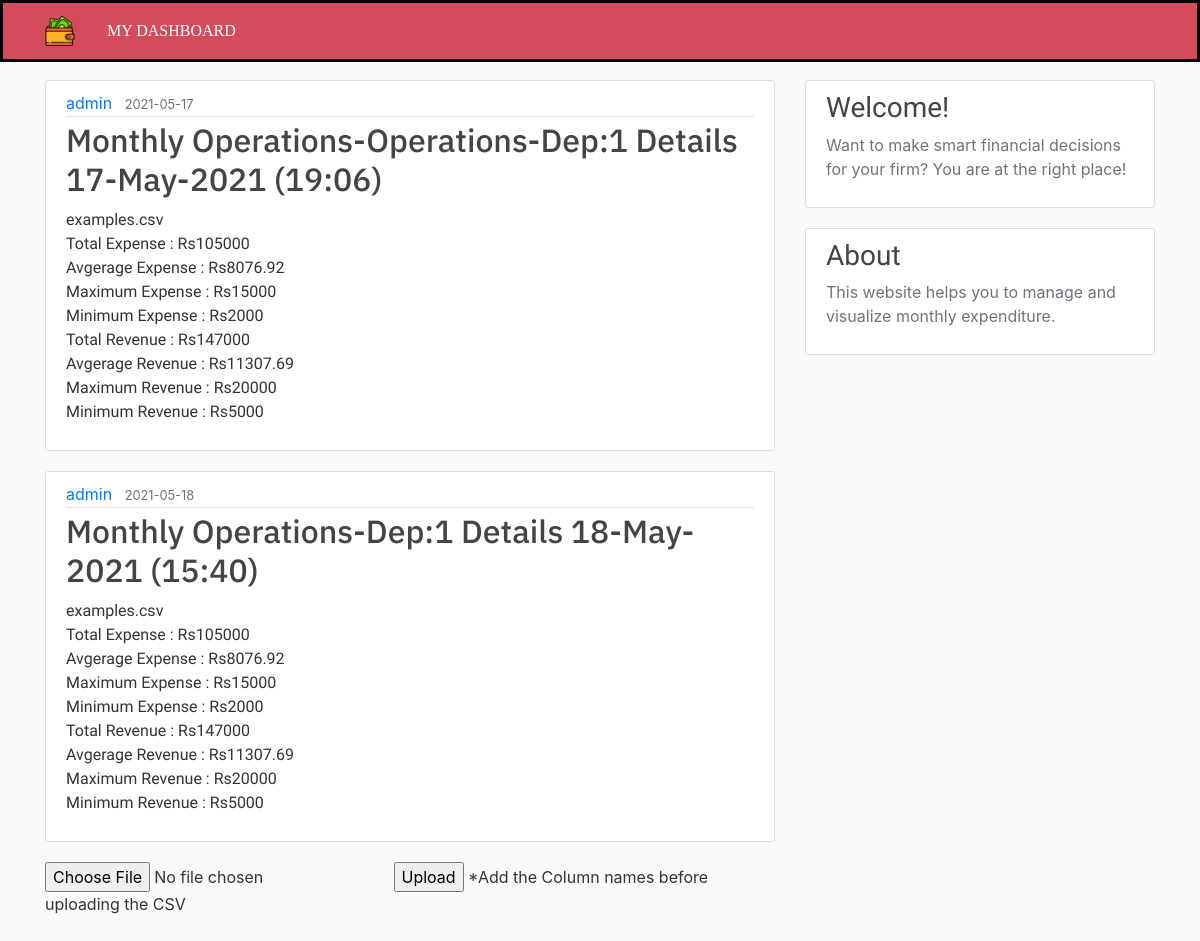
/operations/department-1 (signed in), run on the app's committed database.
### budgetapp/models.py (models this page shows, shortened)
class Post(db.Model):
    id = db.Column(db.Integer, primary_key=True)
    title = db.Column(db.String(100), nullable=False)
    date_posted = db.Column(db.DateTime, nullable=False, default=datetime.utcnow)
    department = db.Column(db.Text, nullable=False)
    dep_num= db.Column(db.String(12), nullable=False) #Sub-department
    content = db.Column(db.Text, nullable=False)
    user_id = db.Column(db.Text, db.ForeignKey('user.id'), nullable=False)

class User(db.Model, UserMixin):
    id = db.Column(db.Integer, primary_key=True, autoincrement=True)
    username = db.Column(db.String(20), unique=True, nullable=False)
    email = db.Column(db.String(120), unique=True, nullable=False)
    department = db.Column(db.String(12), nullable=False)
    dep_num= db.Column(db.String(12), nullable=False)
    password = db.Column(db.String(60), nullable=False)
    posts = db.relationship('Post', backref='author')

### budgetapp/routes.py (the view, shortened to what this page needs)
@app.route("/operations/department-1", methods=['POST','GET'])
@login_required
def operations_1():
    posts= Post.query.filter_by(department='Operations',dep_num='Operations-Dep:1')
    global ope,file_o_1,h,o
    data=[]
    if ope == 1 or ope == 2:
        if request.method=="POST":
            f = request.files['csvfile']
            if f.filename=='':
                return redirect(url_for('operations_1'))
            elif f:
                p=f.filename.split(".")
                if "csv" in p:
                    filename = secure_filename(f.filename)
                    f.save(os.path.join(app.config['UPLOAD_FOLDER'], filename))
                else:
                    flash('Uploaded file is not in csv format', 'danger')
                    return redirect(url_for('operations_1'))
            clean(filename)
            k=post_add(filename,'Operations','Operations-Dep:1')
            if k==0:
                flash('Post Already exist', 'warning')
            elif k==-1:
                flash('Add "Category" to Column names in the CSV file and Try again', 'danger')
                return redirect(url_for('operations_1'))
            else :
                flash('Post added Sucessfully', 'success')
                file_o_1 = filename
            data=func_2(filename)
            cat=data[0]
            label=data[1]
            expense=data[2]
            revenue=data[3]
            labels=','.join(label)
            posts= Post.query.filter_by(department='Operations',dep_num='Operations-Dep:1')
            return render_template("operations_1.html",posts=posts,labels=labels,rev=revenue,exp=expense,u=cat,active_o_1='active',h=h,o=o)
        else:
            return render_template('operations_1.html', posts=posts,active_o_1='active',h=h,o=o)
    else:
        return render_template('no_access_page.html',active_o_1='active',h=h,o=o)

### budgetapp/models.py (called while the page is built)
@login_manager.user_loader
def load_user(user_id):
    return User.query.get(int(user_id))

### budgetapp/templates/operations_1.html (shortened to what this page needs)
{% extends 'layouts.html'%}
    {% block content%}
        {% for post in posts%}
        <article class="media content-section">
          <div class="media-body">
            <div class="article-metadata">
              <a class="mr-2" href="#">{{ post.author.username }}</a>
              <small class="text-muted">{{ post.date_posted.strftime('%Y-%m-%d') }}</small>
            </div>
            <h2><a class="article-title" style="font-family: 'IBM Plex Sans', sans-serif;">{{ post.title }}</a></h2>
            <p class="article-content" style="font-family: 'ABeeZee', sans-serif;">{{ post.content }}</p>
          </div>
        </article>
    {% endfor %}
        <form class="upload" action="department-1" method="POST" enctype="multipart/form-data">
          <input  type="file" name="csvfile">
          <input type="submit" value="Upload">
          <p style="display:inline" >*Add the Column names before uploading the CSV</p>
        </form>
    {% endblock content%}

### budgetapp/static/main.css (style rules this page uses)
body { background: #fafafa; color: #333333; margin-top: 5rem; }
h1, h2, h3, h4, h5, h6 { color: #444444; }
.content-section { background: #ffffff; padding: 10px 20px; border: 1px solid #dddddd; border-radius: 3px; margin-bottom: 20px; }
.article-title { color: #444444; }
.article-content { white-space: pre-line; }
.article-metadata { padding-bottom: 1px; margin-bottom: 4px; border-bottom: 1px solid #e3e3e3 }
.upload { margin-bottom:50px; }

### data on the page
Post: author.username "admin", date_posted "2021-05-17", title "Monthly Operations-Operations-Dep:1 Details 17-May-2021 (19:06)", content "examples.csv Total Expense : Rs105000 Avgerage Expense : Rs8076.92 Maximum Expense : Rs15000 Minimum Expense : Rs2000 Total Revenue : Rs147000 Avgerage Revenue : Rs11307.69 Maximum Revenue : Rs20000 Minimum Revenue : Rs5000"
Post: author.username "admin", date_posted "2021-05-18", title "Monthly Operations-Dep:1 Details 18-May-2021 (15:40)", content "examples.csv Total Expense : Rs105000 Avgerage Expense : Rs8076.92 Maximum Expense : Rs15000 Minimum Expense : Rs2000 Total Revenue : Rs147000 Avgerage Revenue : Rs11307.69 Maximum Revenue : Rs20000 Minimum Revenue : Rs5000"
